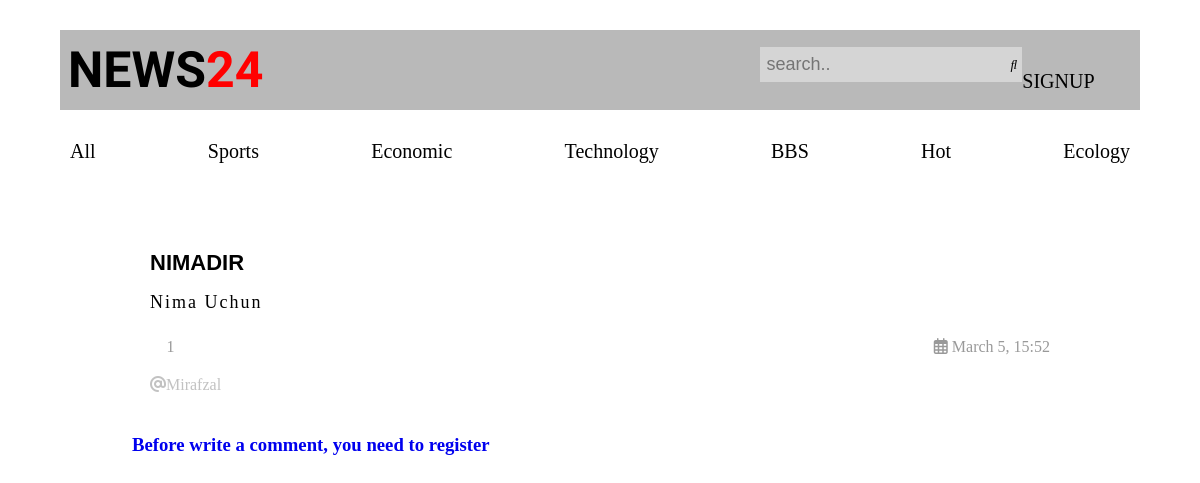
Page /5/ on the earlier database version.
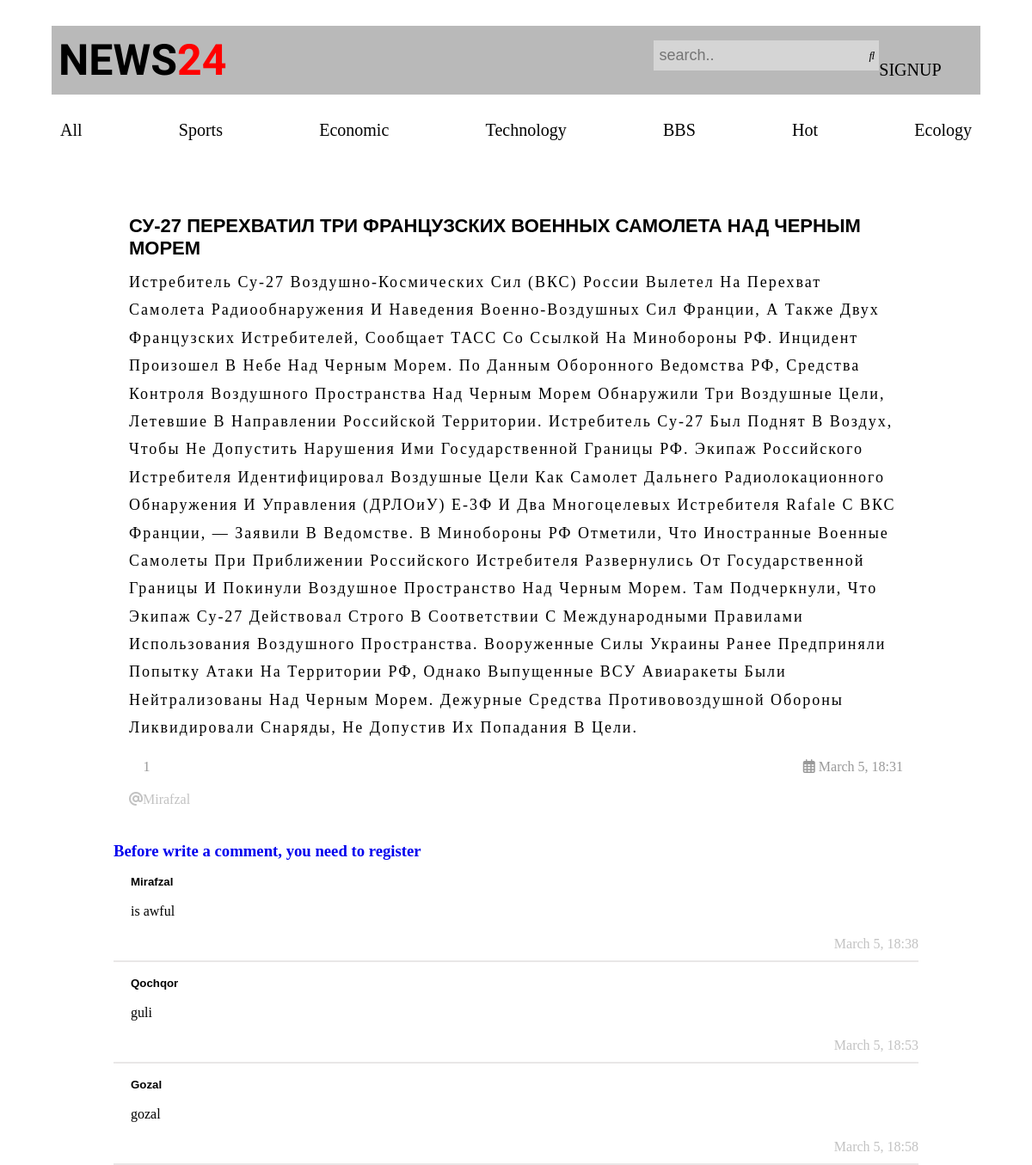
Same page on the later database version.
### news/models.py (models this page shows, shortened)
class News(models.Model):
    class Status(models.TextChoices):
        DRAFT = 'DF', 'Draft',
        PUBLISHED = 'PB', 'Published'
    title = models.CharField(max_length=250)
    slug = models.SlugField(max_length=250, unique_for_date='publish')
    body = models.TextField()
    view =models.PositiveIntegerField(default=0)
    publish = models.DateTimeField(default=timezone.now)
    created_at = models.DateTimeField(auto_now_add=True)
    updated_at = models.DateTimeField(auto_now=True)
    status = models.CharField(max_length=2, choices=Status.choices, default=Status.DRAFT)
    author = models.ForeignKey(User, on_delete=models.CASCADE, related_name='new_posts')
    objects = models.Manager()
    published = PublishedManager()
    class Meta:
        ordering = ['-publish']
        indexes = [
            models.Index(fields=['-publish'])
        ]
    def increase_view(self):
        self.view += 1
        self.save()

class Comment(models.Model):
    author = models.ForeignKey(User, on_delete=models.CASCADE)
    name = models.CharField(max_length=250, blank=True)
    content = models.TextField()
    post = models.ForeignKey(News, on_delete=models.CASCADE, related_name='comments')
    created_at = models.DateTimeField(auto_now_add=True)
    class Meta:
        ordering = ['created_at']
        indexes = [
            models.Index(fields=['created_at'])
        ]

### news/views.py (the view)
# urls.py: path('<int:id>/', views.news_detail, name='news_detail'),
def news_detail(request, id):
    news = get_object_or_404(News, id=id, status=News.Status.PUBLISHED)
    viewed_news = set(request.session.get('viewed_news', []))
    if id not in viewed_news:
        news.increase_view()  # Это метод, который вы должны добавить в вашу модель News
        viewed_news.add(id)
        request.session['viewed_news'] = list(viewed_news)
    news = get_object_or_404(News, id=id, status=News.Status.PUBLISHED)
    return render(request, 'news/news_detail.html', {'news_detail': news})

### news/templates/news/news_detail.html (shortened to what this page needs)
{% extends 'base.html' %}
{% block body %}
    <div class="container">
        <div class="title-nw">
            <h4>{{ news_detail.title }}</h4>
        </div>
        <div class="news-body">
            <p>{{ news_detail.body }}</p>
        </div>
        <div class="author-dt">
            <p><i class="fa-duotone fa-eye"></i> {{ news_detail.view }}</p>
            <p><i class="fa-sharp fa-regular fa-calendar-days"></i> {{ news_detail.created_at|date:"F j, H:i" }}</p>
        </div>
        <p style="color: #9999; text-transform: capitalize; margin-top: 20px;"><i class="fa-sharp fa-solid fa-at"></i>{{ news_detail.author }}</p>
    </div>
    <div class="comments">
        {% if user.is_authenticated %}
            <div class="add-comment">
            <form class="form-comment" action="{% url 'post_comment' post_id=news_detail.id %}" method="POST">
                {% csrf_token %}
                <textarea placeholder="write your comment.." name="content" cols="40" rows="10" required="" id="id_content"></textarea>
                <button class="bt-comment" type="submit">ADD</button>
            </form>
        {% if form_comment.errors %}
            <div class="alert alert-danger">
                <strong>Error!</strong> Please correct the following errors.
                <ul>
                    {% for error in form_comment.errors %}
                        <li>{{ error }}</li>
                    {% endfor %}
                </ul>
            </div>
{% endif %}
</div>
        <i class="fa-duotone fa-comments"></i> <b> COMMENTS:</b>
        <div class="line-cm"></div>
        {% else %}
            <h3><a style="text-decoration: none" href="{% url 'sign-up' %}">Before write a comment, you need to register</a></h3>
        {% endif %}
        {% for comment in news_detail.comments.all %}
            <div class="card-comment">
                <div class="profile">
                    <div class="name">
                        <h5 style="font-family: Arial">{{ comment.author.username }}</h5>
                    </div>
                </div>
                <div class="body">
                    <p>{{ comment.content }}</p>
                </div>
                <div class="time">
                    {{ comment.created_at|date:"F j, H:i" }}
                </div>
            </div>
        {% endfor %}
    </div>
{% endblock body %}

### news/templates/base.html (shortened to what this page needs)
{% load  static %}
<!DOCTYPE html>
<html lang="en">
<head>
    <link rel="stylesheet" href="https://site-assets.fontawesome.com/releases/v6.5.1/css/all.css">
    <link href="https://fonts.googleapis.com/css2?family=Protest+Guerrilla&display=swap" rel="stylesheet">    <link rel="stylesheet" href="{% static 'css/style.css' %}">
</head>
    <body>
    <header>
        <nav>
            <div class="navbar">
                <div class="logo">
                    <h1><a style="color:black; text-decoration: none" href="/">NEWS<span>24</span></a></h1>
                </div>
                <div class="nav-items">
                    <ul class="menu">
                        <form method="GET" action="{% url 'search_form' %}">
                        <li class="search-navigator" style="display: flex">
                            <input name="q" placeholder="search.." value="{{ query }}" class="input-bt" type="text">
                            <button style="height: 35px" class="search-k" type="submit"> <i class="fa-duotone fa-magnifying-glass"></i></button>
                        </li>
                        </form>
                        {% if user.is_authenticated %}
                        <li>
                            <a href="{% url 'news_add' %}" class="nav-item">
                                <i class="fa-solid fa-plus"></i>
                            </a>
                        </li>
                        <li>
                            <a href="{% url 'logout' %}" class="nav-item">
                                <i class="fa-solid fa-right-from-bracket"></i> LOGOUT
                            </a>
                        </li>
                        {% else %}
                        <li>
                            <a href="{% url 'sign-up' %}" class="nav-item">
                                <i class="fa-duotone fa-right-to-bracket"></i> SIGNUP
                            </a>
                        </li>
                        {% endif %}
                    </ul>
                </div>
            </div>
        </nav>
    </header>
   <div class="main-menu">
        <ul class="topics">
            <li class="topic"><a href="">All</a></li>
            <li class="topic"><a href="">Sports</a></li>
            <li class="topic"><a href="">Economic</a></li>
            <li class="topic"><a href="">Technology</a></li>
            <li class="topic"><a href="">BBS</a></li>
            <li class="topic"><a href="">Hot</a></li>
            <li class="topic"><a href="">Ecology</a></li>
        </ul>
    </div>
    {% block body %}{% endblock %}
    </body>
</html>

### news/static/css/style.css (style rules this page uses)
* { padding: 0; margin: 0; box-sizing: border-box; }
.navbar { height: 80px; width: 90%; background-color: #b9b9b9; margin:30px auto; display: flex; justify-content: space-between; align-items: center; padding: 0 8px; }
span { color:red; }
.logo { width: 25%; }
.logo>h1 { font-size: 50px; font-family: "Protest Guerrilla", sans-serif; }
.nav-items { width: 35%; }
.menu { display: flex; justify-content: end; }
.menu>li { list-style: none; }
.menu>li>a,.search-display { text-decoration: none; font-size: 20px; margin-left: 20px; color:black; transition: 0.5s; padding:3px; }
.input-bt { font-size: 18px; padding:7px; margin-bottom: 6px; border:none; background-color: rgba(255, 255, 255, 0.4); }
.search-k { height: 87%; padding: 5px; background-color: rgba(255, 255, 255, 0.4); border:none; }
.main-menu { width: 90%; height: 70px; margin:20px auto; padding: 0 10px; }
.topics { display: flex; justify-content: space-between; }
.topic { list-style: none; }
.topic>a { text-decoration: none; font-size: 20px; color: black; transition: 0.3s; padding-bottom: 7px; }
.time,.author { color: #9999; }
.container { margin:20px auto; width: 80%; height: 100%; padding:20px 30px; }
.title-nw { font-size: 22px; font-family: Arial; }
.title-nw>h4 { font-size: 22px; text-transform: uppercase; }
.news-body>p { margin-top: 10px; text-transform: capitalize; line-height: 1.8; letter-spacing: 2px; font-size: 18px; }
.author-dt { margin-top: 20px; display: flex; justify-content: space-between; color:#999; }
.comments { height: auto; width: 78%; margin: 0 auto; }
.card-comment { border-bottom: 2px solid rgba(196, 193, 193, 0.38); }
.name { margin-left: 5px; }
.name>h5 { text-transform: capitalize; }
.profile { height: 30px; display: flex; align-items: center; margin: 10px 15px }
.body { padding: 0 20px; }
.time { margin-top: 20px; display: flex; justify-content: flex-end; margin-bottom: 10px; }

Differences in the rows shown:
changed News "Mirafzal": title "NIMADIR" → "СУ-27 ПЕРЕХВАТИЛ ТРИ ФРАНЦУЗСКИХ ВОЕННЫХ САМОЛЕТА НАД ЧЕРНЫМ МОРЕМ"; body "Nima Uchun" → "Истребитель Су-27 Воздушно-Космических Сил (ВКС) России Вылетел На Перехват Самолета Радиообнаружения И Наведения Военно-Воздушных Сил Франции, А Также Двух Французских Истребителей, Сообщает ТАСС Со Ссылкой На Минобороны РФ. Инцидент Произошел В Небе Над Черным Морем. По Данным Оборонного Ведомства РФ, Средства Контроля Воздушного Пространства Над Черным Морем Обнаружили Три Воздушные Цели, Летевшие В Направлении Российской Территории. Истребитель Су-27 Был Поднят В Воздух, Чтобы Не Допустить Нарушения Ими Государственной Границы РФ. Экипаж Российского Истребителя Идентифицировал Воздушные Цели Как Самолет Дальнего Радиолокационного Обнаружения И Управления (ДРЛОиУ) Е-3Ф И Два Многоцелевых…"; created_at "March 5, 15:52" → "March 5, 18:31"
added Comment: author.username "Mirafzal", content "is awful", created_at "March 5, 18:38"
added Comment: author.username "Qochqor", content "guli", created_at "March 5, 18:53"
added Comment: author.username "Gozal", content "gozal", created_at "March 5, 18:58"
